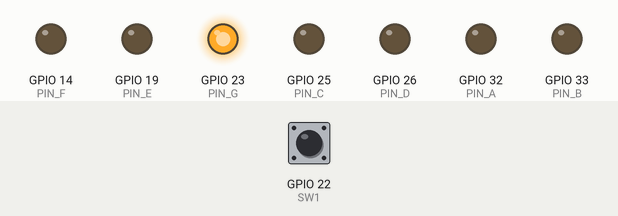
The sketch below on a simulated ESP32. Parts: output pins drawn as LEDs (lit = HIGH). The inputs (shaded band) are chosen by the test bench; at power-on: GPIO 22 (SW1) LOW.

Above: at 1.2 s.
1.3 s: GPIO 22 (SW1) pulled HIGH for 0.15 s
At 2.0 s:
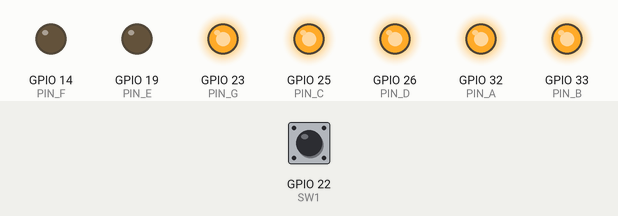
4.4 s: GPIO 22 (SW1) pulled HIGH for 1 s
At 6.2 s:
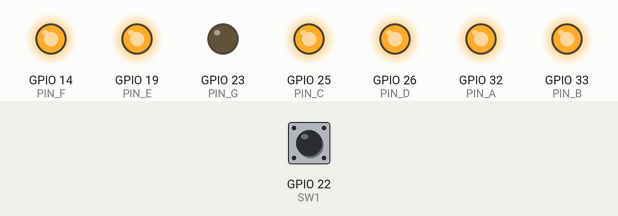
8.4 s: GPIO 22 (SW1) pulled HIGH for 3.2 s
At 11.2 s:
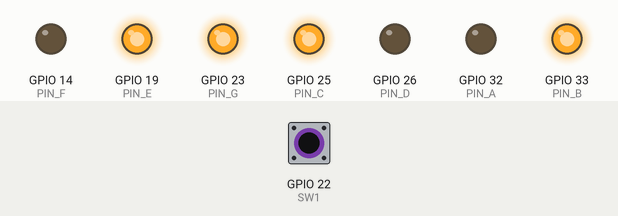
Timing chart, 0 to 15.9 s (numbered marks = the images above; inputs shaded):
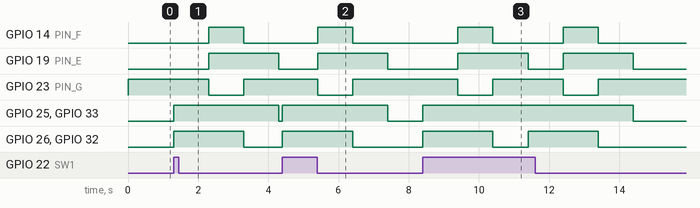

The sketch:

Cientos_Exam304.ino
```cpp
//GPIO PINS
uint8_t const PIN_A = 32;
uint8_t const PIN_B = 33;
uint8_t const PIN_C = 25;
uint8_t const PIN_D = 26;
uint8_t const PIN_E = 19;
uint8_t const PIN_F = 14;
uint8_t const PIN_G = 23;
uint8_t const SW1 = 22;

bool SW1_STATE = 0;
void setup() {
  // put your setup code here, to run once:
      pinMode(SW1,INPUT);
      pinMode(PIN_A,OUTPUT);
      pinMode(PIN_B,OUTPUT);
      pinMode(PIN_C,OUTPUT);
      pinMode(PIN_D,OUTPUT);
      pinMode(PIN_E,OUTPUT);
      pinMode(PIN_F,OUTPUT);
      pinMode(PIN_G,OUTPUT);

  }

#include "Logic_Modes.h"
void loop() {
    SW1_STATE = digitalRead(SW1);
    if (SW1_STATE == 1) {
    count3();
    delay(1000);
    count0();
    delay(1000);
    count4();
    delay(1000);
   } else {
      en();
   }
}
```

Logic_Modes.h
```cpp
void count3() {
  digitalWrite(PIN_A,1);
  digitalWrite(PIN_B,1);
  digitalWrite(PIN_C,1);
  digitalWrite(PIN_D,1);
  digitalWrite(PIN_E,0);
  digitalWrite(PIN_F,0);
  digitalWrite(PIN_G,1);
}
void count0() {
  digitalWrite(PIN_A,1);
  digitalWrite(PIN_B,1);
  digitalWrite(PIN_C,1);
  digitalWrite(PIN_D,1);
  digitalWrite(PIN_E,1);
  digitalWrite(PIN_F,1);
  digitalWrite(PIN_G,0);
}
void count4() {
  digitalWrite(PIN_A,0);
  digitalWrite(PIN_B,1);
  digitalWrite(PIN_C,1);
  digitalWrite(PIN_D,0);
  digitalWrite(PIN_E,1);
  digitalWrite(PIN_F,0);
  digitalWrite(PIN_G,1);
}
void en() {
  digitalWrite(PIN_A,0);
  digitalWrite(PIN_B,0);
  digitalWrite(PIN_C,0);
  digitalWrite(PIN_D,0);
  digitalWrite(PIN_E,0);
  digitalWrite(PIN_F,0);
  digitalWrite(PIN_G,1);
}
```

Measured:
- after the input at 1.3 s, GPIO 14 (PIN_F): LOW → HIGH after 1.0 s, → LOW 1.0 s later; GPIO 19 (PIN_E): LOW → HIGH after 1.0 s, → LOW 2.0 s later; GPIO 23 (PIN_G): HIGH → LOW after 1.0 s, → HIGH 1.0 s later; GPIO 25 (PIN_C), GPIO 33 (PIN_B): LOW → HIGH at once, → LOW 3.0 s later; GPIO 26 (PIN_D), GPIO 32 (PIN_A): LOW → HIGH at once, → LOW 2.0 s later
- after the input at 4.4 s, GPIO 14 (PIN_F): LOW → HIGH after 1.0 s, → LOW 1.0 s later; GPIO 19 (PIN_E): LOW → HIGH after 1.0 s, → LOW 2.0 s later; GPIO 23 (PIN_G): HIGH → LOW after 1.0 s, → HIGH 1.0 s later; GPIO 25 (PIN_C), GPIO 33 (PIN_B): LOW → HIGH at once, → LOW 3.0 s later; GPIO 26 (PIN_D), GPIO 32 (PIN_A): LOW → HIGH at once, → LOW 2.0 s later
- after the input at 8.4 s, GPIO 14 (PIN_F): alternates HIGH for 1.0 s and LOW for 2.0 s, 4 changes in all, then stays LOW, starting after 1.0 s; GPIO 19 (PIN_E): alternates HIGH for 2.0 s and LOW for 1.0 s, 4 changes in all, then stays LOW, starting after 1.0 s
